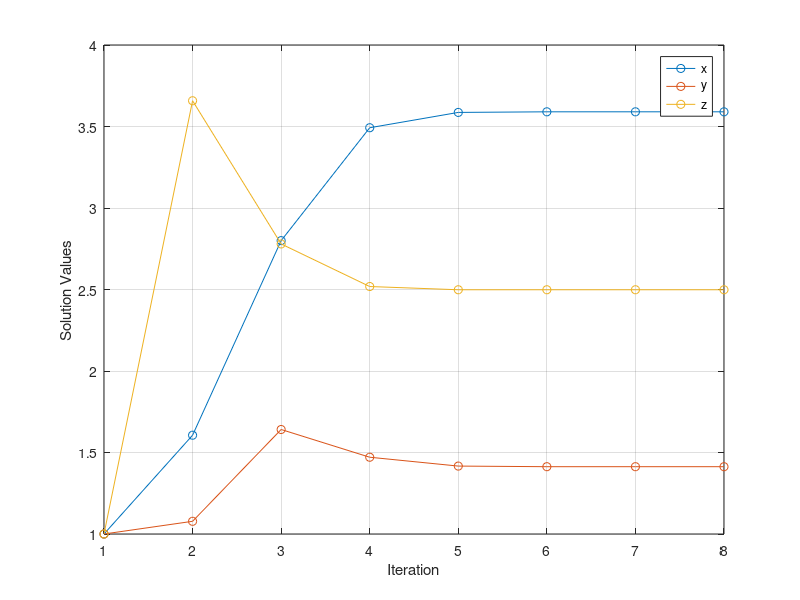

Reproduce this figure in MATLAB.
%% Part a)
clc, clear, close all

function val1 = f1(x, y, z) %Row 1 function
    val1 = cos(x) + y^4 + log(z) - 4;
end

function val2 = f2(x, y, z) %Row 2 function
    val2 = 3*x + 2*y - z^3 + 2;
end

function val3 = f3(x, y, z) %Row 3 function
    val3 = x + y + 2*z - 10;
end

function Jacobian = J(x, y, z) %Jacobian
    Jacobian = [-sin(x), 4*y^3,  1/z;
                3,       2,     -3*z^2;
                1,       1,      2];
end

%% Part b)

guess = [1;
         1;
         1];

maxTol = 1e-5;
tol = 1;
i = 2;

resv(1,:) = [1 guess' 1];

while tol >= maxTol
    Jac = J(guess(1), guess(2), guess(3));
    
    functionValues = [f1(guess(1), guess(2), guess(3));
                      f2(guess(1), guess(2), guess(3));
                      f3(guess(1), guess(2), guess(3))];

    New = guess - Jac \ functionValues;

    errorX = abs((New(1) - guess(1)) / New(1));
    errorY = abs((New(2) - guess(2)) / New(2));
    errorZ = abs((New(3) - guess(3)) / New(3));

    tol = max([errorX errorY errorZ]);
    
    resv(i,:) = [i New' tol];

    guess = New;
    i = i + 1;
end

format shortG

solution = guess
resv

%% Part c)

figure
plot(resv(:,1), resv(:,2), '-o')
hold on
plot(resv(:,1), resv(:,3), '-o')
plot(resv(:,1), resv(:,4), '-o')

xlabel('Iteration')
ylabel('Solution Values')
legend('x', 'y', 'z')
grid on

%% Part d)

% All three variables converge to their solutions after approximately
% 6 iterations.
